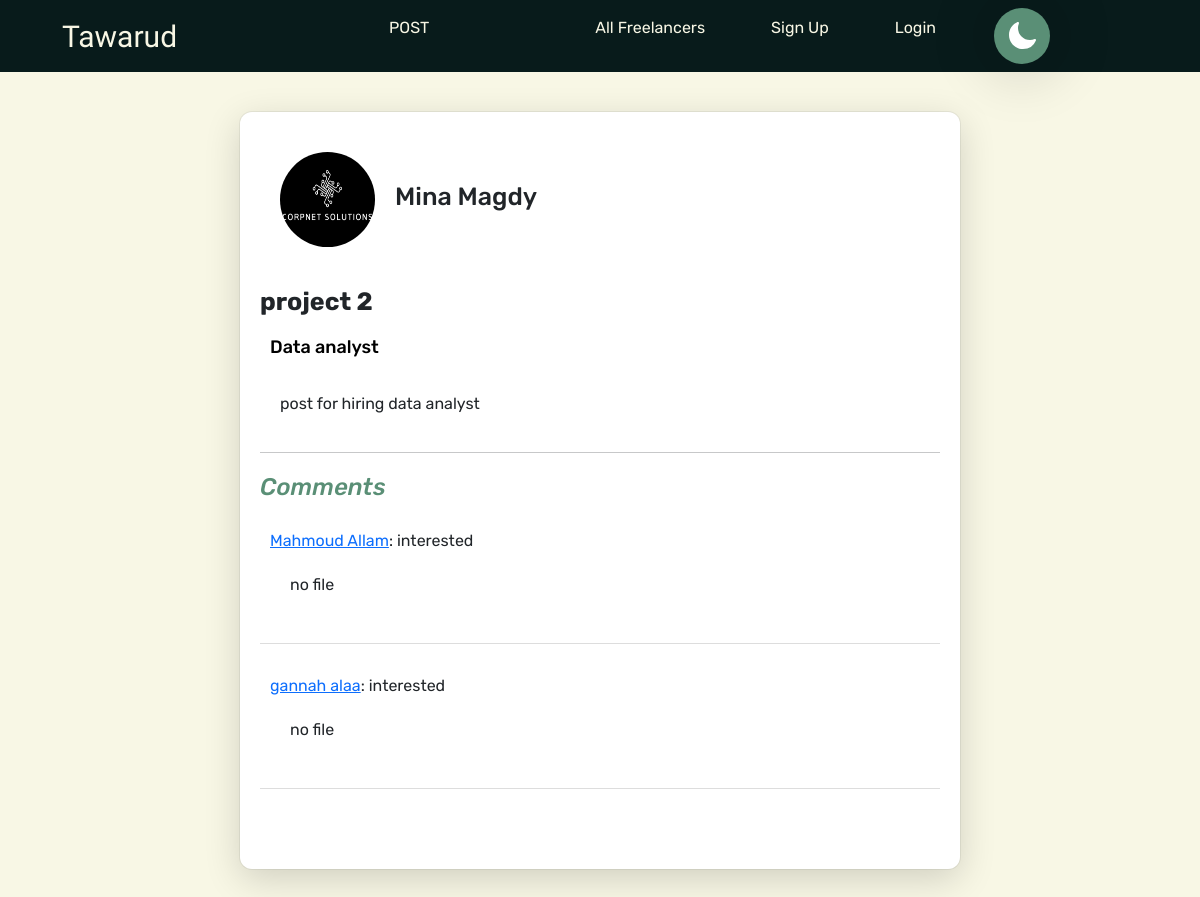
Page /User/post details.php?post_id=31&&project_id=60 on the committed database.
### tables this page shows
CREATE TABLE `project` (
  `project_id` int(11) NOT NULL,
  `project_name` varchar(255) NOT NULL,
  `project_desc` varchar(255) NOT NULL,
  `type_id` int(11) NOT NULL,
  `client_id` int(11) NOT NULL
);

CREATE TABLE `client` (
  `client_id` int(11) NOT NULL,
  `client_name` varchar(255) NOT NULL,
  `client_email` varchar(255) NOT NULL,
  `client_password` varchar(255) NOT NULL,
  `client_country` varchar(255) NOT NULL,
  `client_image` longtext NOT NULL,
  `promocode` varchar(255) DEFAULT NULL
);

CREATE TABLE `category` (
  `cat_id` int(11) NOT NULL,
  `cat_name` varchar(255) NOT NULL
);

CREATE TABLE `posts` (
  `post_id` int(11) NOT NULL,
  `cat_id` int(11) NOT NULL,
  `project_id` int(11) NOT NULL,
  `post_desc` varchar(255) NOT NULL
);

CREATE TABLE `comments` (
  `comment_id` int(11) NOT NULL,
  `text` varchar(255) NOT NULL,
  `files` longtext NOT NULL,
  `post_id` int(11) NOT NULL,
  `freelancer_id` int(11) NOT NULL
);

CREATE TABLE `freelancer` (
  `freelancer_id` int(11) NOT NULL,
  `freelancer_name` varchar(255) NOT NULL,
  `freelancer_email` varchar(255) NOT NULL,
  `freelancer_password` varchar(255) NOT NULL,
  `available_hours` int(11) NOT NULL,
  `price/hour` int(11) NOT NULL,
  `N_id` varchar(255) NOT NULL,
  `birthdate` date NOT NULL,
  `cat_id` int(11) DEFAULT NULL,
  `subcat_id` int(11) DEFAULT NULL,
  `about` varchar(255) DEFAULT NULL,
  `job_title` varchar(255) DEFAULT NULL,
  `views` int(11) DEFAULT 0,
  `average_rate` float DEFAULT NULL,
  `rank_id` int(11) DEFAULT NULL,
  `freelancer_image` longtext DEFAULT NULL,
  `hide` int(11) NOT NULL DEFAULT 0,
  `ban` int(11) NOT NULL DEFAULT 0,
  `time` date DEFAULT NULL,
  `days` int(11) DEFAULT NULL
);

### User/post details.php (the view, shortened to what this page needs)
<?php
include "nav.php";
$free=FALSE;
if(isset($_GET['project_id'])){
    $project_id=$_GET['project_id'];
    $post_id=$_GET['post_id'];
    $select_project="SELECT * FROM project JOIN client ON project.client_id= client.client_id
JOIN posts ON project.project_id=posts.project_id
JOIN category ON category.cat_id = posts.cat_id
 WHERE project.project_id=$project_id";
$run_project=mysqli_query($connect,$select_project);
$fetch_project=mysqli_fetch_assoc($run_project);
$porject_name=$fetch_project['project_name'];
$post_desc=$fetch_project['post_desc'];
$client_name=$fetch_project['client_name'];
$client_img=$fetch_project['client_image'];
$catt=$fetch_project['cat_name'];
}
$select= "SELECT * FROM comments
JOIN freelancer ON freelancer.freelancer_id=comments.freelancer_id WHERE post_id = $post_id ";
$RunSelect=mysqli_query($connect,$select);
?>
<!DOCTYPE html>
<html lang="en">
<head>
    <link rel="stylesheet" href="./css/post details.css">
    <link rel="stylesheet" href="https://cdnjs.cloudflare.com/ajax/libs/font-awesome/6.5.2/css/all.min.css" />
    <link href="https://cdn.jsdelivr.net/npm/bootstrap@5.3.3/dist/css/bootstrap.min.css" rel="stylesheet">
    <link href="https://cdn.jsdelivr.net/npm/bootstrap@5.3.3/dist/css/bootstrap.min.css" rel="stylesheet"
>
    <link rel="stylesheet" href="https://cdnjs.cloudflare.com/ajax/libs/font-awesome/6.5.2/css/all.min.css"
 />
    <link href="https://cdn.jsdelivr.net/npm/bootstrap@5.3.3/dist/css/bootstrap.min.css" rel="stylesheet"
>
</head>
<body>
    <div class="post-detail">
        <div class="post3">
            <div class="personal-info">
            <img src=" <?php echo "images/". $client_img?>" alt="">
                <h2>  <?php echo $client_name ?></h2>
            </div>
            <h1>    <?php echo $porject_name ?></h1>
            <div class="time">
                <h4><?php echo $catt ?></h4>
            </div>
            <p>    <?php echo $post_desc  ?> </p>
            <hr>
            <div class="projects">
                <div id="Project1" class="tab-content">
                    <h4>Comments</h4>
                    <ul class="comment-list">
                        <?php  foreach ($RunSelect as $key) {?>
                        <li>
      <span><a href="viewprofile.php?view_profile=<?php echo $key ['freelancer_id']?>"><?php echo $key ['freelancer_name'] ?></a></span>: <span class="comment-text"><?php  echo $key ['text'] ?> </span> <br>
      <?php $fr= $key ['freelancer_id'];
       if(!empty($key['files'])){?>
        <a href="" Download="<?php echo $key['files']?>"><i
             class="fa-solid fa-download" style="color:black; "></i></a>
<?php } else{?>
<p>no file </p>
<?php } ?> <?php
      if ($free){
        if($fr == $freelancer_id){
            ?>
            <div class="d-comm">
        <a class="delete-comment" href="post details.php?project_id=<?php echo $project_id ?>&&post_id=<?php echo $post_id ?>&&delete=<?php echo  $key['comment_id']?>">Delete</a><br>
        </div>
      </li>
                        <?php } }}?>
                    </ul>
                </div>
            </div>
        </div>
    </div>
</body>
</html>

### User/css/nav.css (style rules this page uses)
:root { --color1: #f8f7e5; --color2: #c18d52; --color3: #081b1b; --color4: #203b37; --color5: #5a8f76; --color6: #96cdb0; }
* { margin: 0; padding: 0; box-sizing: border-box; text-decoration: none; list-style: none; font-family: "Rubik", sans-serif; }

### User/css/post details.css (style rules this page uses)
* { padding: 0; margin: 0; box-sizing: border-box; }
:root { --color1: #f8f7e5; --color2: #c18d52; --color3: #081b1b; --color4: #203b37; --color5: #5a8f76; --color6: #96cdb0; }
:root { --dark-color-background-color: #000; --dark-color-font-color: #93b1a6; --dark-color-buttons-color: #07431b; --dark-color-cards-color: #183d3d; }
body { background-color: var(--color1) !important; }
.post-detail { width: 100%; display: flex; justify-content: center; position: relative; padding-block: 40px; }
.post3 { width: 60%; border: none; background-color: white; box-shadow: rgba(0, 0, 0, 0.16) 0px 10px 36px 0px, rgba(0, 0, 0, 0.06) 0px 0px 0px 1px; padding: 20px; position: relative; border-radius: 12px; }
.post3 img { width: 135px; height: 135px; border-radius: 50%; padding: 20px; }
.personal-info { display: flex; }
.post3 h2 { margin-top: 50px; font-size: 25px; }
.post3 h1 { padding-top: 20px; font-size: 25px; font-weight: 700; }
.post3 .time { display: flex; align-items: center; gap: 20px; margin-top: 15px; color: #c18d52; }
.post3 .time h4 { color: black; border-radius: 15px; padding: 5px 10px; font-size: 18px; }
.post3 p { padding: 20px; font-size: 16px; }
.comment-text { overflow-wrap: break-word; word-wrap: break-word; word-break: break-word; width: 100%; }
.tab-content { margin-top: 20px; overflow-y: scroll; margin-bottom: 50px; }
.tab-content h4 { color: var(--color5); font-size: 24px; font-style: italic; }
.comment-list { list-style: none; padding: 0; margin: 0; display: flex; flex-direction: column; }
.comment-list li { margin: 10px 0; padding: 10px; border-bottom: 1px solid #ddd; }

### rows in the picture
project: client.client_image (picture), client.client_name "Mina Magdy", project_name "project 2", category.cat_name "Data analyst", posts.post_desc "post for hiring data analyst"
comments: freelancer.freelancer_name "Mahmoud Allam", text "interested", files "no file"
comments: freelancer.freelancer_name "gannah alaa", text "interested", files "no file"
